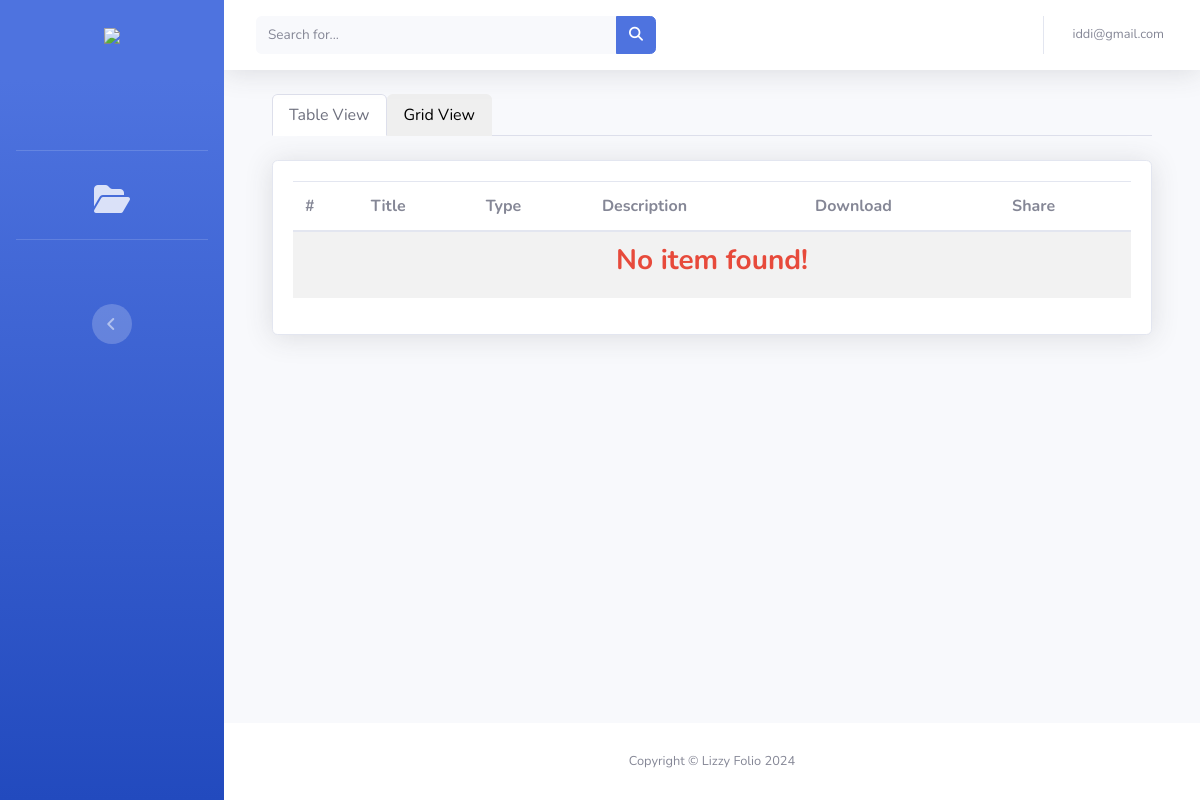
The app's page / (signed in), older data.
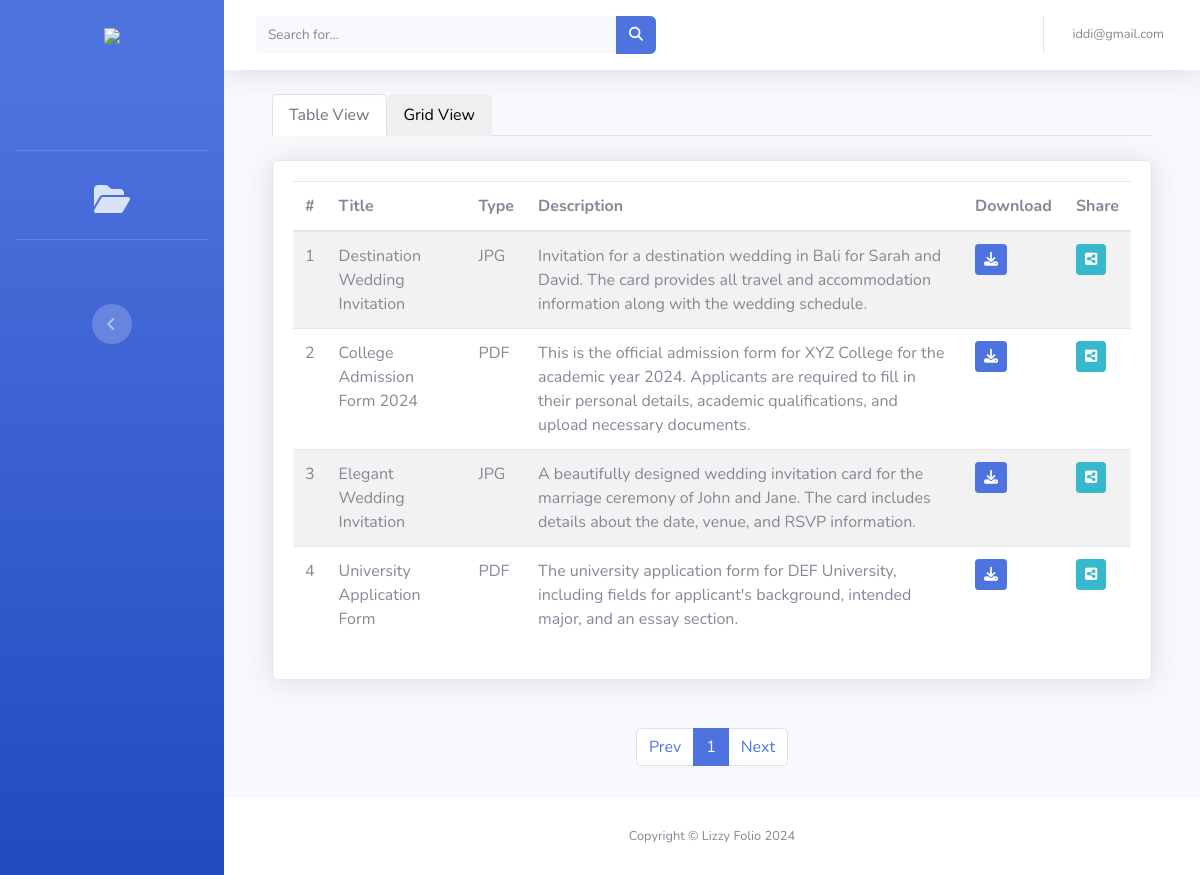
The same page, newer data.
### adminapp/models.py (models this page shows, shortened)
class FileModel(models.Model):
    title = models.CharField(max_length=255, blank=False, null=False)
    slug = models.SlugField()
    description = models.TextField()
    upload_by = models.ForeignKey(CustomUser, on_delete=models.CASCADE, related_name='admin')
    file = models.FileField(upload_to='files/', null=True, blank=True, validators=[FileExtensionValidator(allowed_extensions=['png', 'pdf', 'jpg', 'jpeg', 'docx'])])
    download_count = models.PositiveIntegerField(default=0)
    email_count = models.PositiveIntegerField(default=0)
    created = models.DateTimeField(auto_now_add=True, auto_now=False)
    updated = models.DateTimeField(auto_now_add=False, auto_now=True)
    class Meta:
        ordering = ['-created']

### core/views.py (the view)
# urls.py: path('', view=views.indexPage, name="home"),
@login_required(login_url="login")
def indexPage(request):
    files = FileModel.objects.all()
    p = Paginator(files, 6)
    page_number = request.GET.get('page')
    try:
        page_obj = p.get_page(page_number)
    except PageNotAnInteger:
        page_obj = p.page(1)
    except EmptyPage:
        page_obj = p.page(p.num_pages)
    title = "Lizzy File Server - Home"
    context = {"title": title, "page_obj": page_obj}
    return render(request=request, template_name='home/index.html', context=context)

### core/templates/home/index.html (shortened to what the changed rows need)
{% extends 'base.html' %}
{% load static %}
{% block content %}
    <div class="">
        <div class="container mt-4">
            <div class="tab-content" id="nav-tabContent">
                <div class="tab-pane fade show active" id="nav-home" role="tabpanel" aria-labelledby="nav-home-tab" tabindex="0">
                    <div class="card shadow mb-4 mt-4">
                        <div class="card-body">
                            <div class="table-responsive">
                                <table class="table table-striped" id="dataTable" width="100%" cellspacing="0">
                                    <thead>
                                        <tr>
                                            <th>#</th>
                                            <th>Title</th>
                                            <th>Type</th>
                                            <th>Description</th>
                                            <th>Download</th>
                                            <th>Share</th>
                                        </tr>
                                    </thead>
                                    <tbody>
                                        {% for file in page_obj %}
                                            <tr>
                                                <td>{{ forloop.counter }}</td>
                                                <td>{{ file.title|title }}</td>
                                                <td>{{ file.file.name|upper|slice:"-3:"}}</td>
                                                <td>{{ file.description }}</td>
                                                <td><a href="{% url 'download_file' file.id %}" class="btn btn-sm btn-primary"><i class="fa fa-download"></i></a></td>
                                                <td><a href="#" data-toggle="modal" data-target="#sendFileModal{{file.id}}" class="btn btn-info btn-sm"><i class="fa fa-share-alt-square"></i></a></td>
                                            </tr>
                                        {% empty %}
                                            <tr>
                                                <td colspan="8" class="m-4">
                                                    <h3 class="text-center text-danger" style="font-weight: bold;">No item found!</h3>
                                                </td>
                                            </tr>
                                        {% endfor %}
                                    </tbody>
                                </table>
                            </div>
                        </div>
                    </div>
                    <div class="col-12 py-3 pt-4">
                        <ul class="pagination justify-content-center">
                            {% if page_obj %}
                                {% if page_obj.has_previous %}
                                    <li class="page-item">
                                        <a href="{% url 'home' %}?page={{page_obj.previous_page_number}}" class="page-link bg-primary text-white">Prev</a>
                                    </li>
                                {% else %}
                                    <li class="page-item">
                                        <span class="page-link disabled">Prev</span>
                                    </li>
                                {% endif %}
                                {% for i in page_obj.paginator.page_range %}
                                    {% if page_obj.number == 1 %}
                                        <li class="page-item active">
                                            <a href="" class="page-link">{{i}}</a>
                                        </li>
                                    {% else %}
                                        <li class="page-item active">
                                            <a href="{% url 'home' %}?page={{ i }}" class="page-link">{{i}}</a>
                                        </li>
                                    {% endif %}
                                {% endfor %}
                                {% if page_obj.has_next %}
                                    <li class="page-item">
                                        <a href="{% url 'home' %}?page={{page_obj.next_page_number}}" class="page-link bg-primary text-white">Next</a>
                                    </li>
                                {% else %}
                                    <li class="page-item">
                                        <span class="page-link disabled">Next</span>
                                    </li>
                                {% endif %}
                            {% endif %}
                        </ul>
                    </div>
                </div>
            </div>
        </div>
    </div>
{% endblock content %}

Row changes from the older to the newer data that the page shows:
added FileModel: title "Destination Wedding Invitation", file.name "JPG", description "Invitation for a destination wedding in Bali for Sarah and David. The card provides all travel and accommodation information along with the wedding schedule."
added FileModel: title "College Admission Form 2024", file.name "PDF", description "This is the official admission form for XYZ College for the academic year 2024. Applicants are required to fill in their personal details, academic qualifications, and upload necessary documents."
added FileModel: title "Elegant Wedding Invitation", file.name "JPG", description "A beautifully designed wedding invitation card for the marriage ceremony of John and Jane. The card includes details about the date, venue, and RSVP information."
added FileModel: title "University Application Form", file.name "PDF", description "The university application form for DEF University, including fields for applicant's background, intended major, and an essay section."
Text that changed along with them:
text no longer shown: "No item found!"
text now shown: "Prev Next"
new list line: "1"
